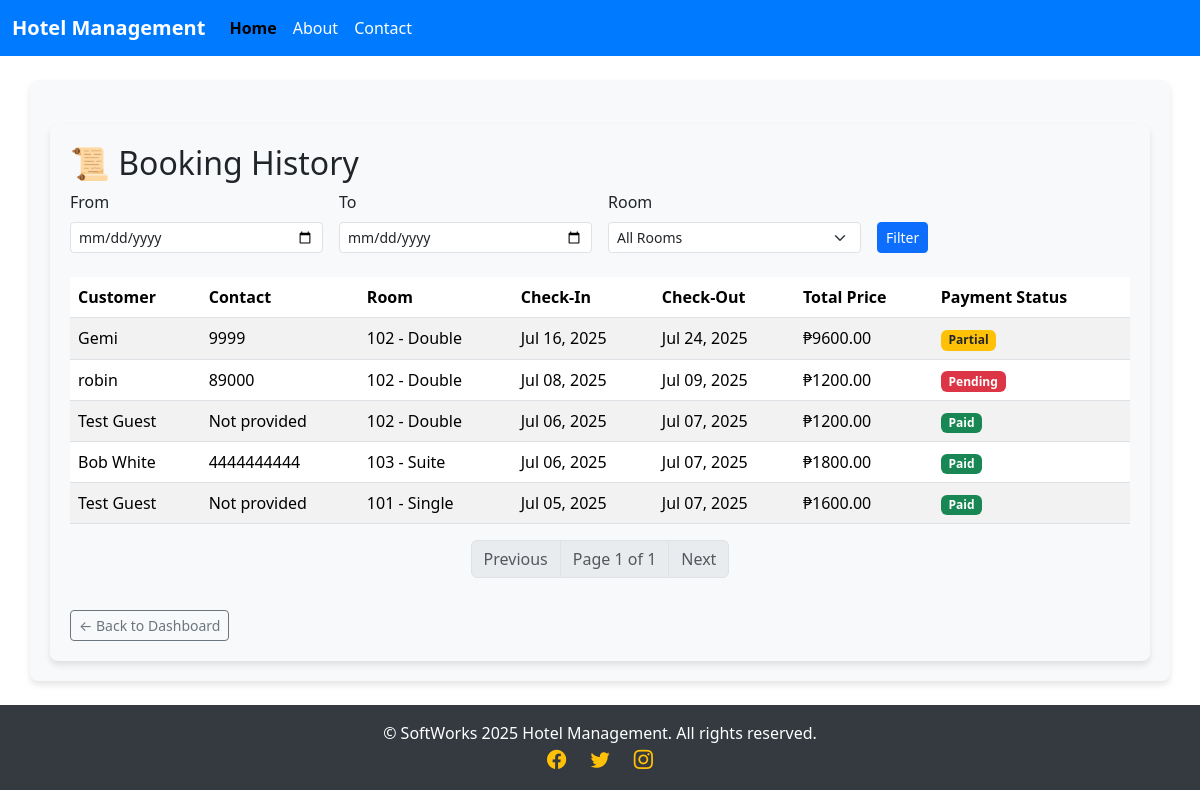
/bookings/history/ (signed in), run on an earlier commit of the app's database.
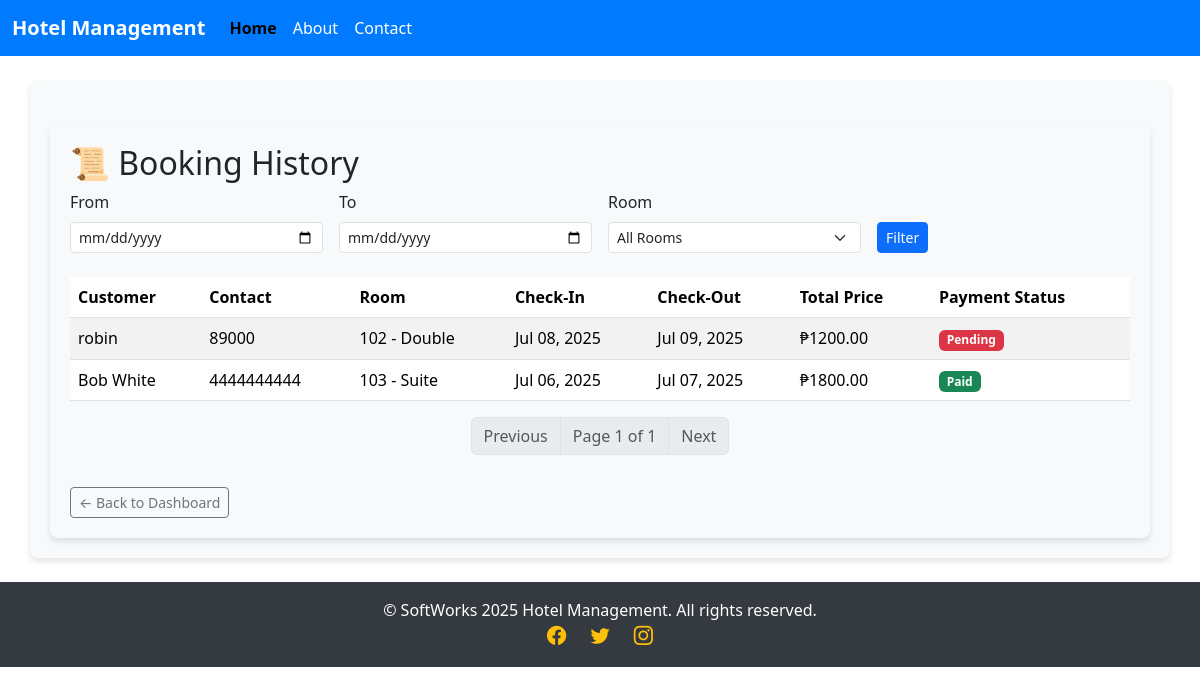
And on a later commit of the database.
### hotel/models.py (models this page shows, shortened)
class Booking(models.Model):
    PAYMENT_STATUSES = [
        ('pending', 'Pending'),
        ('paid', 'Paid'),
        ('failed', 'Failed'),
        ('refunded', 'Refunded'),
    ]
    guest = models.ForeignKey(Guest, on_delete=models.CASCADE, related_name='bookings')
    room = models.ForeignKey(Room, on_delete=models.CASCADE, related_name='bookings')
    check_in = models.DateField()
    check_out = models.DateField()
    total_price = models.DecimalField(max_digits=10, decimal_places=2, blank=True, null=True)  # Allow blank for auto-computation
    payment_status = models.CharField(
        max_length=10,
        choices=PAYMENT_STATUSES,
        default='pending'
    )
    created_at = models.DateTimeField(auto_now_add=True)
    is_checked_in = models.BooleanField(default=False)  # Added field for check-in status

class Guest(models.Model):
    name = models.CharField(max_length=100)
    email = models.EmailField()
    phone = models.CharField(max_length=20, blank=True, null=True)  # Allow blank for optional phone
    address = models.TextField(blank=True, null=True)  # Allow blank for optional address
    date_of_birth = models.DateField(blank=True, null=True)  # Optional date of birth
    notes = models.TextField(blank=True, null=True)  # Optional notes about the guest

class Room(models.Model):
    ROOM_TYPES = (
        ('single', 'Single'),
        ('double', 'Double'),
        ('suite', 'Suite'),
    )
    number = models.CharField(max_length=10)
    room_type = models.CharField(max_length=10, choices=ROOM_TYPES)
    capacity = models.IntegerField()
    price = models.DecimalField(max_digits=10, decimal_places=2)
    is_available = models.BooleanField(default=True)

### hotel/views.py (the view)
# urls.py: path('bookings/history/', views.booking_history, name='booking_history'),
@login_required
def booking_history(request):
    bookings = Booking.objects.select_related('room').all()
    rooms = Room.objects.all()
    start_date = request.GET.get('start_date')
    end_date = request.GET.get('end_date')
    room_id = request.GET.get('room_id')
    if start_date:
        bookings = bookings.filter(check_in__gte=start_date)
    if end_date:
        bookings = bookings.filter(check_out__lte=end_date)
    if room_id:
        bookings = bookings.filter(room_id=room_id)
    paginator = Paginator(bookings.order_by('-check_in'), 10)
    page_number = request.GET.get('page')
    page_obj = paginator.get_page(page_number)
    return render(request, 'hotel/booking_history.html', {
        'page_obj': page_obj,
        'rooms': rooms,
        'start_date': start_date,
        'end_date': end_date,
        'selected_room': int(room_id) if room_id else None,
    })

### hotel/templates/hotel/booking_history.html (shortened to what this page needs)
{% extends 'hotel/base.html' %}
{% block content %}
<div class="container mt-4">
    <h2>📜 Booking History</h2>
    <form method="get" class="row g-3 mb-4">
        <div class="col-md-3">
            <label class="form-label">From</label>
            <input type="date" name="start_date" value="{{ start_date }}" class="form-control form-control-sm">
        </div>
        <div class="col-md-3">
            <label class="form-label">To</label>
            <input type="date" name="end_date" value="{{ end_date }}" class="form-control form-control-sm">
        </div>
        <div class="col-md-3">
            <label class="form-label">Room</label>
            <select name="room_id" class="form-select form-select-sm">
                <option value="">All Rooms</option>
            </select>
        </div>
        <div class="col-md-3 d-flex align-items-end">
            <button type="submit" class="btn btn-primary btn-sm">Filter</button>
        </div>
    </form>
    {% if page_obj.object_list %}
    <table class="table table-striped mt-3">
        <thead>
            <tr>
                <th>Customer</th>
                <th>Contact</th>
                <th>Room</th>
                <th>Check-In</th>
                <th>Check-Out</th>
                <th>Total Price</th>
                <th>Payment Status</th>
            </tr>
        </thead>
        <tbody>
            {% for booking in page_obj %}
            <tr>
                <td>{{ booking.guest.name }}</td>
                <td>{{ booking.guest.phone|default:"Not provided" }}</td>
                <td>{{ booking.room.number }} - {{ booking.room.get_room_type_display }}</td>
                <td>{{ booking.check_in|date:"M d, Y" }}</td>
                <td>{{ booking.check_out|date:"M d, Y" }}</td>
                <td>₱{{ booking.total_price|floatformat:2 }}</td>
                <td>
                    {% if booking.payment_status == 'paid' %}
                        <span class="badge bg-success">Paid</span>
                    {% elif booking.payment_status == 'partial' %}
                        <span class="badge bg-warning text-dark">Partial</span>
                    {% else %}
                        <span class="badge bg-danger">Pending</span>
                    {% endif %}
                </td>
            </tr>
            {% endfor %}
        </tbody>
    </table>
    <nav>
        <ul class="pagination justify-content-center">
            {% if page_obj.has_previous %}
                <li class="page-item">
                    <a class="page-link" href="?{% if start_date %}start_date={{ start_date }}&{% endif %}{% if end_date %}end_date={{ end_date }}&{% endif %}{% if selected_room %}room_id={{ selected_room }}&{% endif %}page={{ page_obj.previous_page_number }}">Previous</a>
                </li>
            {% else %}
                <li class="page-item disabled"><span class="page-link">Previous</span></li>
            {% endif %}
            <li class="page-item disabled">
                <span class="page-link">Page {{ page_obj.number }} of {{ page_obj.paginator.num_pages }}</span>
            </li>
            {% if page_obj.has_next %}
                <li class="page-item">
                    <a class="page-link" href="?{% if start_date %}start_date={{ start_date }}&{% endif %}{% if end_date %}end_date={{ end_date }}&{% endif %}{% if selected_room %}room_id={{ selected_room }}&{% endif %}page={{ page_obj.next_page_number }}">Next</a>
                </li>
            {% else %}
                <li class="page-item disabled"><span class="page-link">Next</span></li>
            {% endif %}
        </ul>
    </nav>
    {% else %}
        <div class="alert alert-info mt-4">No bookings found.</div>
    {% endif %}
    <a href="{% url 'dashboard' %}" class="btn btn-outline-secondary btn-sm mt-3">← Back to Dashboard</a>
</div>
{% endblock %}

What changed in the data, as far as the page shows it:
removed Booking: guest.name "Gemi", guest.phone "9999", room.number "102", room.room_type "Double", check_in "Jul 16, 2025", check_out "Jul 24, 2025", total_price "9600.00", payment_status "Partial"
removed Booking: guest.name "Test Guest", guest.phone "Not provided", room.number "102", room.room_type "Double", check_in "Jul 06, 2025", check_out "Jul 07, 2025", total_price "1200.00", payment_status "Paid"
removed Booking: guest.name "Test Guest", guest.phone "Not provided", room.number "101", room.room_type "Single", check_in "Jul 05, 2025", check_out "Jul 07, 2025", total_price "1600.00", payment_status "Paid"
